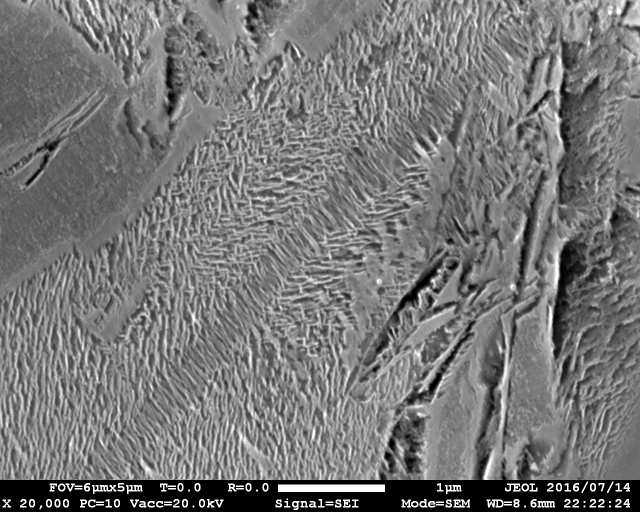
#> input picture thesis/img/micrografias/170-375/MEV/0/20kx-1.bmp, 1280 x 1024 px (shown at 1/2 size); its folder holds only this picture in this run
$ python convert_gray_scalebar_0-5min.py
#> lines starting #> are read from the running program, lines starting #| are printed output that depends on the picture
import glob
import os
import numpy as np
import matplotlib.pyplot as plt

from matplotlib.font_manager import FontProperties

from PIL import Image
from matplotlib_scalebar.scalebar import ScaleBar

font0 = FontProperties()
font0.set_size(13)
font0.set_family('sans-serif')
font0.set_file('/usr/share/fonts/truetype/msttcorefonts/Arial.ttf')

pxsize1kx = 20./214.

for fname in glob.glob('0/*bmp') + glob.glob('5min/*bmp'):
    if os.path.isfile(fname):
        fout = '{}.pdf'.format(os.path.splitext(fname)[0])

        print(fname)

        basename = fname.split('/')[-1]
        basename = basename.split('.')[0]

        mag = basename.split('x')[0].replace('k', 'e3')
        mag = float(mag)/1e3
        pxsize = pxsize1kx/mag

        # open and convert to grayscale
        img = Image.open(fname).convert('LA')
        img = img.crop(box=(161,0,1119,958))
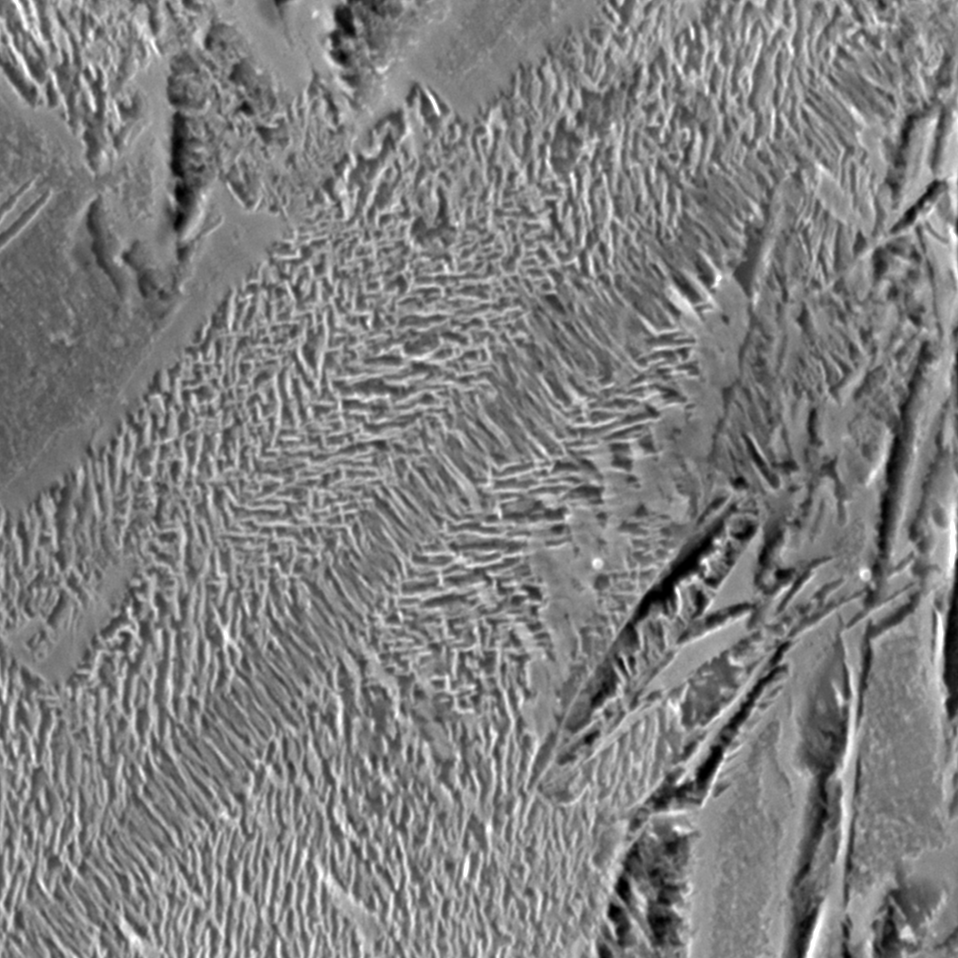
#> img: PIL image 958x958 LA; mean R, G, B, A 127.2, 127.2, 127.2, 255
        plt.imshow(img)

#> (the run stopped early here; a loop or call above may not have finished)

$ run again, on thesis/img/micrografias/170-375/MEV/0/5kx-3.bmp
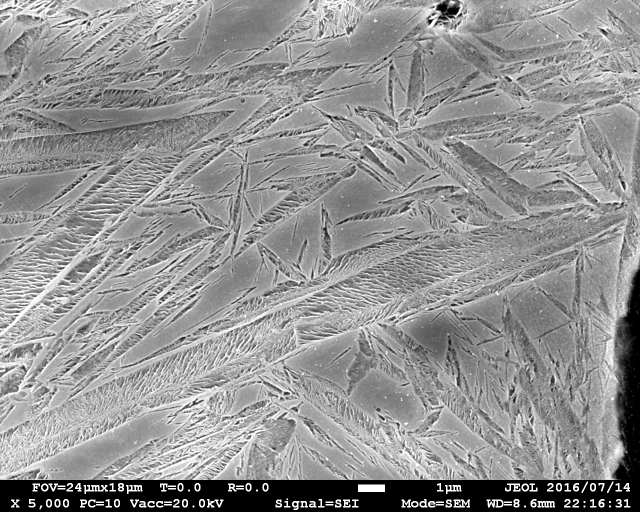
#> input picture thesis/img/micrografias/170-375/MEV/0/5kx-3.bmp, 1280 x 1024 px (shown at 1/2 size)
#> `img = img.crop(box=(161,0,1119,958))`:
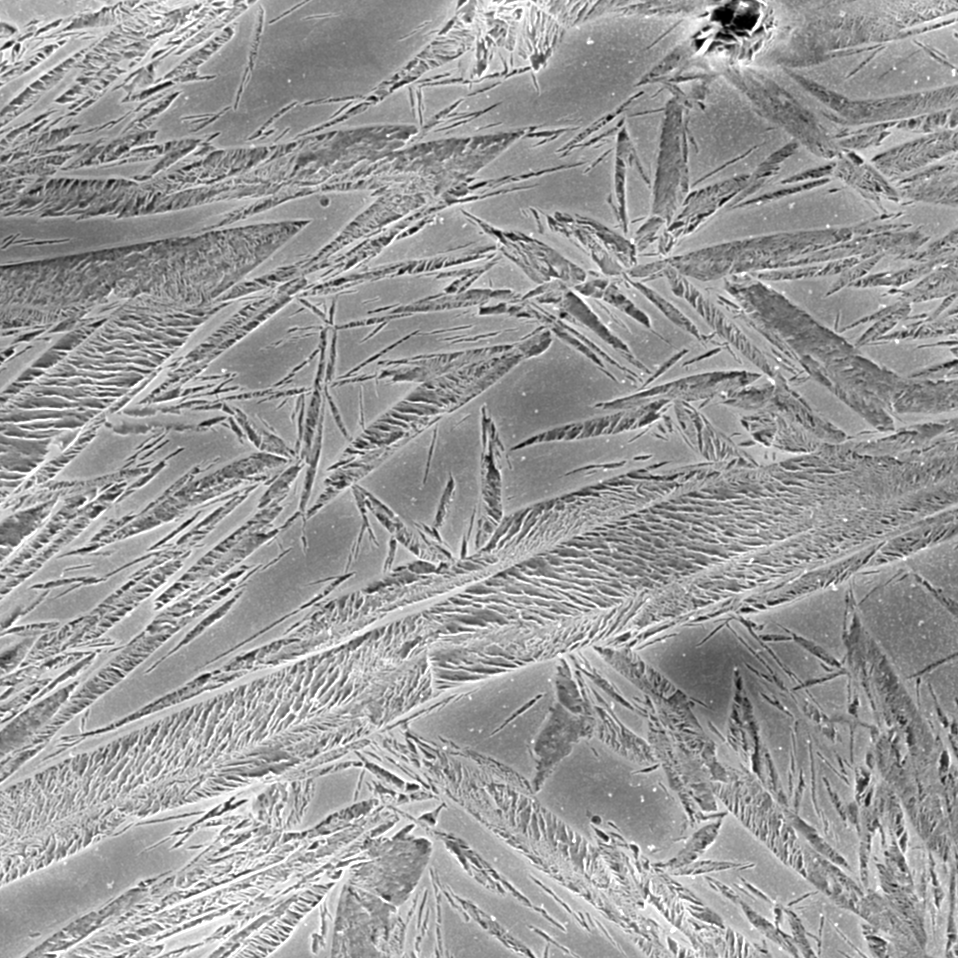
#> img: PIL image 958x958 LA; mean R, G, B, A 154.4, 154.4, 154.4, 255
